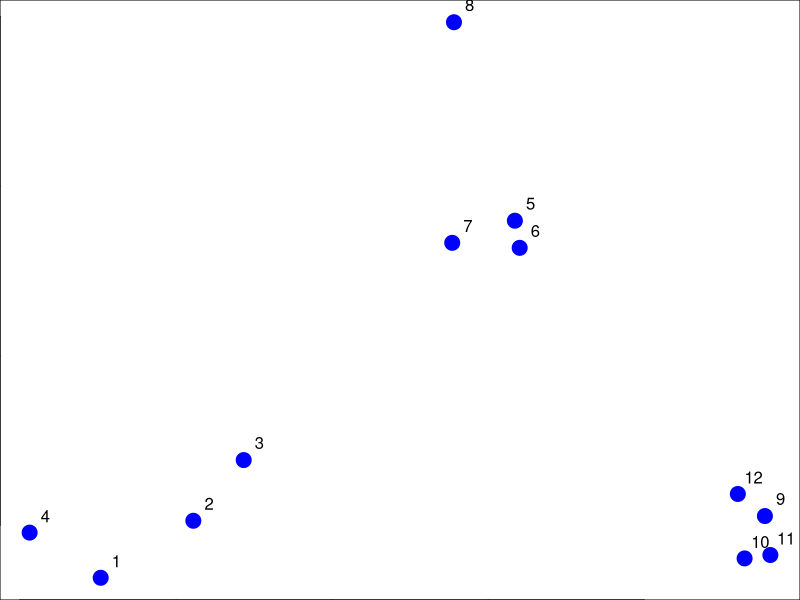
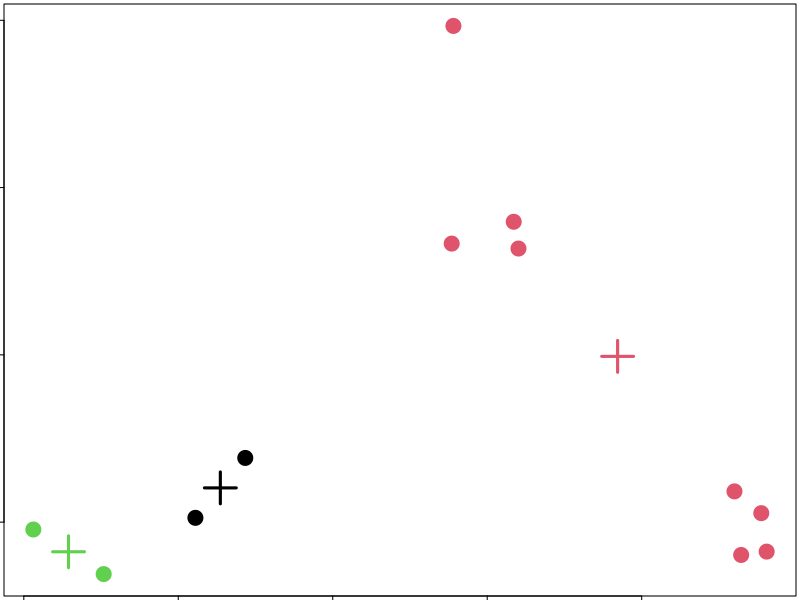

Recreate these plots in R, in order.
set.seed(1234)
x <- rnorm(12, mean = rep(1:3, each = 4), sd = 0.2)
y <- rnorm(12, mean = rep(c(1, 2, 1), each = 4), sd = 0.2)
par(mar = c(0, 0, 0, 0))
plot(x, y, col = 'blue', pch = 19, cex = 2)
text(x + 0.05, y + 0.05, labels = as.character(1:12))

### -------------------------------------------------

data.frame <- data.frame(x = x, y = y)
kmeans <- kmeans(data.frame, centers = 3)
names(kmeans)
kmeans$cluster

### -------------------------------------------------

par(mar = rep(0.2, 4))
plot(x, y, col = kmeans$cluster, pch = 19, cex = 2)
points(kmeans$centers, col = 1:3, pch = 3, cex = 3, lwd = 3)
